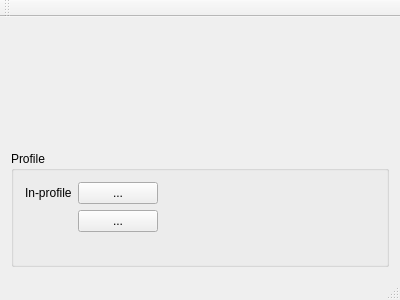
<?xml version="1.0" encoding="UTF-8"?>
<ui version="4.0">
 <class>MainWindow</class>
 <widget class="QMainWindow" name="MainWindow">
  <property name="geometry">
   <rect>
    <x>0</x>
    <y>0</y>
    <width>400</width>
    <height>300</height>
   </rect>
  </property>
  <property name="windowTitle">
   <string>MainWindow</string>
  </property>
  <widget class="QWidget" name="centralWidget">
   <layout class="QVBoxLayout" name="verticalLayout">
    <item>
     <widget class="QLabel" name="label">
      <property name="text">
       <string/>
      </property>
     </widget>
    </item>
    <item>
     <widget class="QGroupBox" name="groupBox">
      <property name="title">
       <string>Profile</string>
      </property>
      <layout class="QFormLayout" name="formLayout">
       <property name="fieldGrowthPolicy">
        <enum>QFormLayout::FieldsStayAtSizeHint</enum>
       </property>
       <item row="1" column="0">
        <widget class="QLabel" name="label_2">
         <property name="text">
          <string>In-profile</string>
         </property>
        </widget>
       </item>
       <item row="1" column="1">
        <widget class="QPushButton" name="pushButton">
         <property name="text">
          <string>...</string>
         </property>
        </widget>
       </item>
       <item row="2" column="1">
        <widget class="QPushButton" name="pushButton_2">
         <property name="text">
          <string>...</string>
         </property>
        </widget>
       </item>
      </layout>
     </widget>
    </item>
   </layout>
  </widget>
  <widget class="QMenuBar" name="menuBar">
   <property name="geometry">
    <rect>
     <x>0</x>
     <y>0</y>
     <width>400</width>
     <height>22</height>
    </rect>
   </property>
  </widget>
  <widget class="QToolBar" name="mainToolBar">
   <attribute name="toolBarArea">
    <enum>TopToolBarArea</enum>
   </attribute>
   <attribute name="toolBarBreak">
    <bool>false</bool>
   </attribute>
  </widget>
  <widget class="QStatusBar" name="statusBar"/>
 </widget>
 <layoutdefault spacing="6" margin="11"/>
 <resources/>
 <connections/>
</ui>
